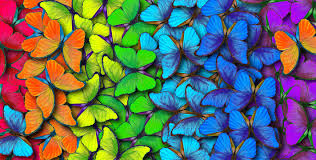
#> input picture blue_image.jpg, 316 x 160 px
$ python color_detection_static.py
#> lines starting #> are read from the running program, lines starting #| are printed output that depends on the picture; after the words box and inside, x2 and y2 are one past the last pixel; in counts of white or black regions, pixels touching at a corner belong together
import cv2
import numpy as np

# قراءة الصورة من الملف
# تأكد من تغيير 'blue_image.jpg' إلى اسم الصورة التي تستخدمها
image = cv2.imread('blue_image.jpg')
#> image is the input picture: shape (160, 316, 3); mean B, G, R 100.7, 109, 96.7

# التأكد من أن الصورة تم تحميلها بنجاح
if image is None:
    print("❌ خطأ: لم يتم العثور على الصورة. تأكد من أن اسم الملف صحيح وأنه في نفس المجلد.")
else:
    # تحويل الصورة من BGR إلى HSV
    hsv = cv2.cvtColor(image, cv2.COLOR_BGR2HSV)
#> hsv: shape (160, 316, 3); mean H, S, V 82.5, 197.6, 171.3

    # تحديد نطاق اللون الأزرق في HSV
    lower_blue = np.array([90, 50, 50])
    upper_blue = np.array([130, 255, 255])

    # إنشاء قناع (mask) للون الأزرق فقط
    mask = cv2.inRange(hsv, lower_blue, upper_blue)
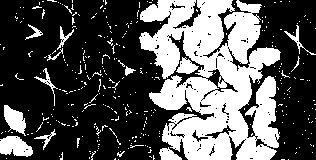
#> mask: shape (160, 316); 34.7% white; 334 white regions (320 under 20 px), largest, box (x1, y1, x2, y2) and area: (139, 0, 281, 160) 14529, (0, 136, 33, 157) 502, (4, 105, 26, 136) 403

    # تطبيق القناع على الصورة الأصلية
    res = cv2.bitwise_and(image, image, mask=mask)
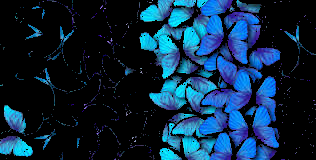
#> res: shape (160, 316, 3); mean B, G, R 63.6, 39.8, 12.3

    # عرض الصور
    cv2.imshow('Original Image', image)
    cv2.imshow('Blue Detected', res)
    cv2.imshow('Mask', mask)

    # الانتظار حتى يضغط المستخدم على أي مفتاح لإغلاق النوافذ
    cv2.waitKey(0)
    cv2.destroyAllWindows()
